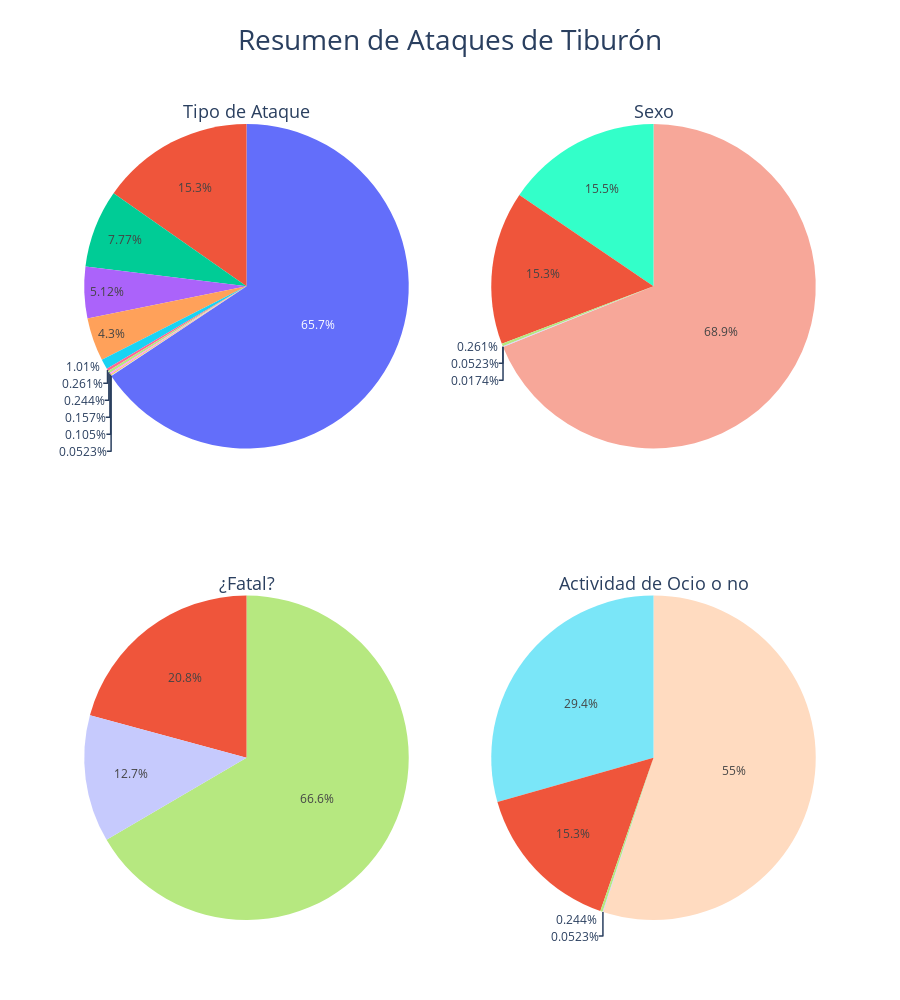

Here is the notebook cell this chart was saved with:
### Code cell
fig = make_subplots(rows=2, cols=2, specs=[[{'type':'domain'}, {'type':'domain'}],
                                           [{'type':'domain'}, {'type':'domain'}]])

type_counts = df_shark2['type'].value_counts()
fig.add_trace(go.Pie(labels=type_counts.index, values=type_counts.values,
                     title={'text': 'Tipo de Ataque', 'font': {'size': 18}}), row=1, col=1)

sex_counts = df_shark2['sex'].value_counts()
fig.add_trace(go.Pie(labels=sex_counts.index, values=sex_counts.values,
                     title={'text': 'Sexo', 'font': {'size': 18}}), row=1, col=2)

fatal_counts = df_shark2['fatal_y_n'].value_counts()
fig.add_trace(go.Pie(labels=fatal_counts.index, values=fatal_counts.values,
                     title={'text': '¿Fatal?', 'font': {'size': 18}}), row=2, col=1)

ocio_counts = df_shark2['ocio_o_no'].value_counts()
fig.add_trace(go.Pie(labels=ocio_counts.index, values=ocio_counts.values,
                     title={'text': 'Actividad de Ocio o no', 'font': {'size': 18}}), row=2, col=2)

fig.update_layout(
    title={
        'text': "Resumen de Ataques de Tiburón",
        'font': {'size': 28},     
        'x': 0.5,                 
        'xanchor': 'center'       
    },
    showlegend= False,
    height=1000
)

fig.show()

### Figure 1 — Plotly figure (JSON) as saved in the notebook; plotly's stock layout.template omitted (floating-point values rounded to 4 significant figures)
{"data": [{"domain": {"x": [0, 0.45], "y": [0.575, 1]}, "labels": ["Unprovoked", "UNKNOWN", "Provoked", "Invalid", "Watercraft", "Sea Disaster", "Unverified", "N", "Questionable", "Boat", "Y"], "title": {"font": {"size": 18}, "text": "Tipo de Ataque"}, "type": "pie", "values": [3769, 877, 446, 294, 247, 58, 15, 14, 9, 6, 3]}, {"domain": {"x": [0.55, 1], "y": [0.575, 1]}, "labels": ["M", "F", "UNKNOWN", "N", "Y", "lli"], "title": {"font": {"size": 18}, "text": "Sexo"}, "type": "pie", "values": [3953, 889, 877, 15, 3, 1]}, {"domain": {"x": [0, 0.45], "y": [0, 0.425]}, "labels": ["N", "UNKNOWN", "Y"], "title": {"font": {"size": 18}, "text": "¿Fatal?"}, "type": "pie", "values": [3819, 1192, 727]}, {"domain": {"x": [0.55, 1], "y": [0, 0.425]}, "labels": ["Ocio", "No ocio", "UNKNOWN", "N", "Y"], "title": {"font": {"size": 18}, "text": "Actividad de Ocio o no"}, "type": "pie", "values": [3157, 1687, 877, 14, 3]}], "layout": {"height": 1000, "showlegend": false, "title": {"font": {"size": 28}, "text": "Resumen de Ataques de Tiburón", "x": 0.5, "xanchor": "center"}}}
